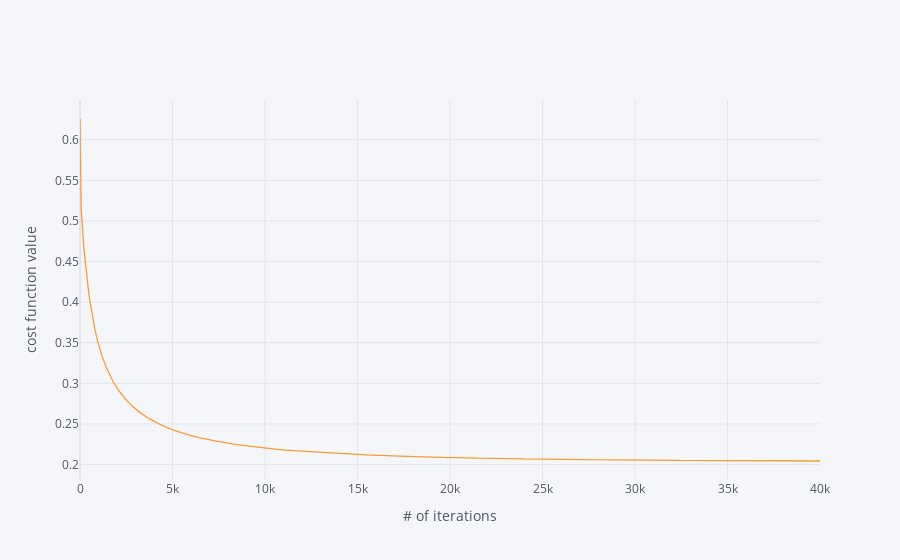

This figure's notebook cell:
### Code cell
pd.DataFrame(costs).reset_index().iplot(kind = 'line', x = 'index', y = 0 , xTitle = '# of iterations', yTitle = 'cost function value')

### Figure 1 — Plotly figure (JSON) as saved in the notebook; plotly's stock layout.template omitted (floating-point values rounded to 4 significant figures; data arrays with more than 128 entries replaced by an {"elided": "..."} marker saying what was removed)
{"data": [{"line": {"color": "rgba(255, 153, 51, 1.0)", "dash": "solid", "shape": "linear", "width": 1.3}, "mode": "lines", "name": "0", "text": "", "type": "scatter", "x": {"elided": "40001 int values"}, "y": {"elided": "40001 float values"}}], "layout": {"legend": {"bgcolor": "#F5F6F9", "font": {"color": "#4D5663"}}, "paper_bgcolor": "#F5F6F9", "plot_bgcolor": "#F5F6F9", "title": {"font": {"color": "#4D5663"}}, "xaxis": {"gridcolor": "#E1E5ED", "showgrid": true, "tickfont": {"color": "#4D5663"}, "title": {"font": {"color": "#4D5663"}, "text": "# of iterations"}, "zerolinecolor": "#E1E5ED"}, "yaxis": {"gridcolor": "#E1E5ED", "showgrid": true, "tickfont": {"color": "#4D5663"}, "title": {"font": {"color": "#4D5663"}, "text": "cost function value"}, "zerolinecolor": "#E1E5ED"}}}
